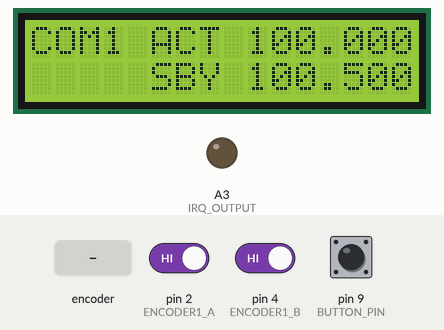
Recording of a sketch running on a simulated Arduino Uno, built with avr-gcc and run on an emulated ATmega328P. Shown: 16×2 character LCD, output pins drawn as LEDs (lit = HIGH). The test bench sets the inputs (shaded band); at power-on: pin 9 (BUTTON_PIN) HIGH, pin 2 (ENCODER1_A) HIGH, pin 4 (ENCODER1_B) HIGH. What the sketch prints to the serial monitor is not drawn.

Above: at 1.2 s.
1.3 s: rotary encoder on pin 2 (ENCODER1_A) / pin 4 (ENCODER1_B) turned 3 steps (first pin leading)
At 2.6 s:
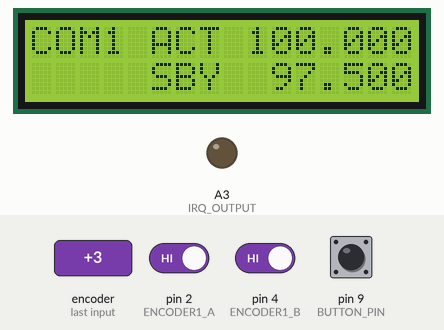
3.4 s: pin 9 (BUTTON_PIN) pulled LOW for 1 s
At 4.9 s:
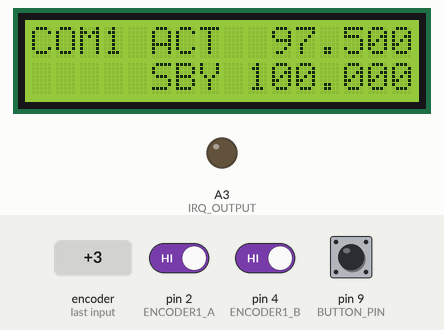
5.9 s: rotary encoder on pin 2 (ENCODER1_A) / pin 4 (ENCODER1_B) turned 1 step (first pin leading)
At 7.0 s:
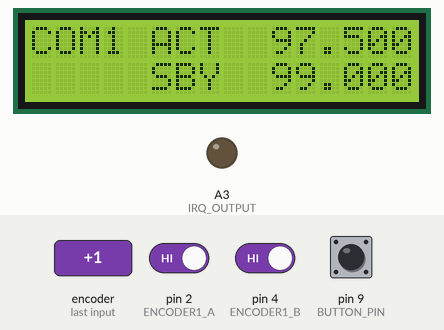
7.6 s: pin 9 (BUTTON_PIN) pulled LOW for 1 s
At 9.5 s:
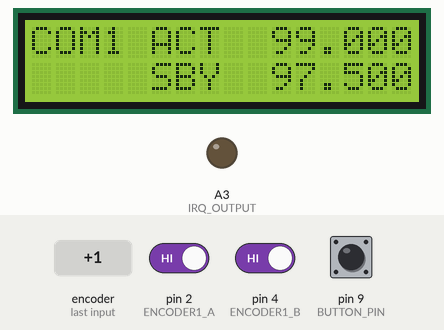
10.1 s: pin 9 (BUTTON_PIN) pulsed LOW 2 times (0.12 s each, 0.3 s apart)
At 11.6 s:
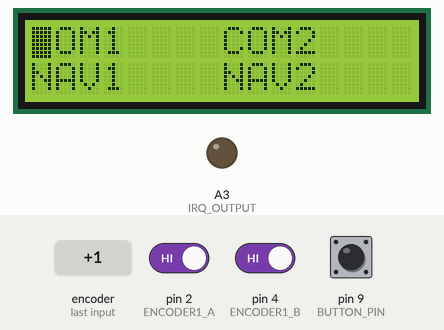
12.2 s: pin 9 (BUTTON_PIN) pulled LOW for 0.15 s
At 13.0 s:
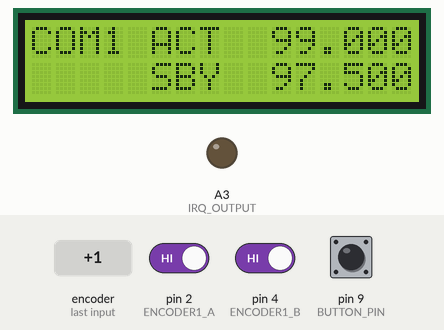
Timing chart, 0 to 14.8 s (numbered marks = the images above; inputs shaded):
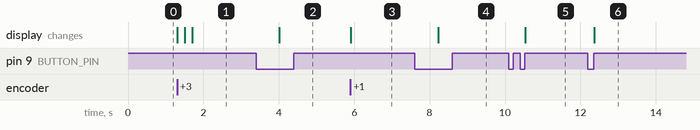

Measured:
- after the input at 1.3 s, the display: first changes at once (image 1 shows a later state)
- after the input at 3.4 s, the display: changes after 0.62 s (image 2)
- after the input at 5.9 s, the display: changes at once (image 3)
- after the input at 7.6 s, the display: changes after 0.62 s (image 4)
- after the input at 10.1 s, the display: changes after 0.43 s (image 5)
- after the input at 12.2 s, the display: changes after 0.17 s (image 6)

The sketch:

radio.ino
```cpp
/*
   ____                  _____ _           ____  _ __
  / __ \____  ___  ____ / ___/(_)___ ___  / __ \(_) /_
 / / / / __ \/ _ \/ __ \\__ \/ / __ `__ \/ /_/ / / __/
/ /_/ / /_/ /  __/ / / /__/ / / / / / / / ____/ / /_
\____/ .___/\___/_/ /_/____/_/_/ /_/ /_/_/   /_/\__/
    /_/

    https://github.com/fbcosentino/opensimpit
    Fernando Cosentino


   OpenSimPit is a set of resources for building simpits (simulation cockpits),
   for both flight simulators and space games (realistic or fantasy), using
   Arduino IDE and boards and modules from aliexpress.

   The strategy in OpenSimPit is to have a one-size-fits-all package of
   firmware/software, where the main Arduino is entirely configurable
   via PC software to match your cockpit design.

   This sketch is for a secondary Arduino board working as a radio module.
   This is not the main OpenSimPit board sketch. If that is what you're
   looking for, check the repository at github.com/fbcosentino/opensimpit.

   The radio module is designed to work specifically on an Arduino Nano.
   It should work with Arduino Uno as well (because it's the same chip),
   but no other model was tested.

   This module can be used with the following types of display:
   (Check repository for pictures)

     - 8 digits 7-segment LED displays (often sold as "tube" display),
       based on MAX7219 chips or similar. Uses 2 displays (one for active
       frequency and one for standby)

     - 16x2 characters LCD display connected via I2C adapter board. Uses a
       single display for both frequencies.

     - 16x2 characters LCD display directly connected (via RS, EN, D4-D7)
       Uses a single display for both frequencies.

  The Sketch also expects a rotary encoder with integrated push button. If using
  an encoder without push-button, then a separate button must be connnected.

  One Arduino board with this sketch works as the entire radio stack, even if
  information about just one radio is shown on display. During operation one
  of the functions below can be selected:
     - COM1
     - NAV1
     - COM2
     - NAV2

   The function can be changed at any time during operation via push-button,
   so a single radio module can control all four devices in the game/simulator.

   This board can be used as module connected to an OpenSimPit main board via I2C,
   or it can be used as a standalone radio module connected to PC via serial port.
   Check repository for connection and drivers.

   For full immersion, if the radio module is directly connected to a PC, for now
   four Arduinos can be used, each set as one function.
   The plan is to expand this Sketch to work as a full 4-radio stack, using eight
   7-segment displays or 4 LCDs with I2C adapters (direct connection not available)
   controlled via 2 rotary encoders (shared by a COM/NAV pair each).
   To connect to the OpenSimPit main board, a single Arduino must handle all the
   radio stack, which for now means sharing the display.

   To select your display of choice, uncomment the corresponding define below.
   LED 7-segment displays are default.
*/

// Uncomment define below for 2x 8 digits 7-segment display using MAX72xx chips
//#define LCD_MAX72XX

// Uncomment define below for 1x 16x2 LCD directly connected (RS, EN, D4-D7)
#define LCD16X2_DIRECT

// Uncomment the 2 defines below for 1x 16x2 LCD connected via I2C adapted board
// Second define is for adapter board I2C address
//#define LCD16X2_I2C
//#define LCD16X2_I2C_ADDR 0x27


// Minimum frequency allowed
#define RADIO_MIN_VALUE 10.0
// maximum frequency allowed
#define RADIO_MAX_VALUE 999.999


// ==============================================================
// DO NOT TOUCH BELOW THIS LINE
//
// (Unless you know what you're doing)
// ==============================================================


// If nothing was selected, select LCD_MAX72XX as default
#if (!defined(LCD_MAX72XX) && !defined(LCD16X2_DIRECT) && !defined(LCD16X2_I2C))
#define LCD_MAX72XX
#endif

#define BUTTON_PIN 9
#define IRQ_OUTPUT A3

#define LCD_MAX72XX_LOAD_PIN1 7
#define LCD_MAX72XX_LOAD_PIN2 8

#define LCD16X2_DIRECT_K A2

#define LCD16X2_I2C_SDA A0
#define LCD16X2_I2C_SCL A1

#define ENCODER1_A 2
#define ENCODER1_B 4
#define ENCODER2_A 3 // TODO
#define ENCODER2_B 5 // TODO

#define AMOUNT_COARSE   1.0
#define AMOUNT_FINE_COM 0.025
#define AMOUNT_FINE_NAV 0.05

#include <Wire.h>

#ifdef LCD_MAX72XX
#include "DigitLed72xx.h"
DigitLed72xx ledd_a = DigitLed72xx(LCD_MAX72XX_LOAD_PIN1);
DigitLed72xx ledd_s = DigitLed72xx(LCD_MAX72XX_LOAD_PIN2);
#endif

#ifdef LCD16X2_DIRECT
#include <LiquidCrystal.h>
const int rs = 12, en = 11, d4 = 7, d5 = 6, d6 = A0, d7 = A1;
LiquidCrystal lcd(rs, en, d4, d5, d6, d7);
#endif

#ifdef LCD16X2_I2C
#include "SoftWire.h"
#include "LiquidCrystal_I2C.h"
SoftWire lcd_wire(LCD16X2_I2C_SDA, LCD16X2_I2C_SCL)
LiquidCrystal_I2C lcd(LCD16X2_I2C_ADDR, 16, 2);
#endif

#define MODE_COARSE 0
#define MODE_FINE   1
#define NUM_MODES   2
int number_mode = MODE_COARSE;

#define MODE_NUMBER   0
#define MODE_FUNCTION 1
int function_mode = MODE_NUMBER;

#define FUNCTION_COM1 0
#define FUNCTION_COM2 1
#define FUNCTION_NAV1 2
#define FUNCTION_NAV2 3
#define NUM_FUNCTIONS 4
uint16_t current_function = FUNCTION_COM1;

#define IRQ_ACTIVE 1
#define IRQ_IDLE 0

typedef struct radio_values_t {
  float active;
  float standby;
  //float amount_fine;
} radio_values_t;
radio_values_t radio_values[4]; // index is current_function


//float number_active = 123.00;
//float number_standby = 124.25;
bool prev_btn = 1;
uint32_t btn_press_timer = 0; // Used to identify short press/long press click
uint32_t btn_click_timer = 0; // Used to identify single/double (short) click
uint8_t number_of_clicks = 0;


// ------------------------------------------------


void setup() {
  set_IRQ(IRQ_IDLE); // First thing
  pinMode(LCD_MAX72XX_LOAD_PIN1, INPUT_PULLUP);
  pinMode(LCD_MAX72XX_LOAD_PIN2, INPUT_PULLUP);

  for (int i = 0; i < NUM_FUNCTIONS; i++) {
    radio_values[i].active = 100.0 + i;
    radio_values[i].standby = 100.5 + i;
  }

  Serial.begin(115200);
  Serial.println("{\"msg\":\"INIT\",\"board\":\"Radio\"}");

  pinMode(ENCODER1_A, INPUT_PULLUP);
  pinMode(ENCODER1_B, INPUT_PULLUP);
  pinMode(ENCODER2_A, INPUT_PULLUP);
  pinMode(ENCODER2_B, INPUT_PULLUP);
  pinMode(BUTTON_PIN, INPUT_PULLUP);
  attachInterrupt(digitalPinToInterrupt(ENCODER1_A), encoder1_interrupt, FALLING);
  //attachInterrupt(digitalPinToInterrupt(ENCODER2_A), encoder2_interrupt, FALLING); // TODO

  // I2C slave (to be controlled from the OpenSimpit main board)
  uint8_t i2c_addr = 0x15;

  Wire.begin(i2c_addr);
  Wire.onReceive(i2c_receive);
  Wire.onRequest(i2c_request);

  // Display setup:

  #ifdef LCD_MAX72XX
    ledd_a.begin();
    ledd_s.begin();
    ledd_a.on();
    ledd_s.on();
  #endif

  #ifdef LCD16X2_I2C
    lcd.begin(&lcd_wire);
    lcd.blink();
    lcd_clear();
    lcd_set_light(1);
  #endif

  #ifdef LCD16X2_DIRECT
    lcd.begin(16,2);
    lcd.blink();
    lcd_clear();
    lcd_set_light(1);
  #endif

  print_number_screen();

  update_display();

}


// ------------------------------------------------
// RADIO APPLICATION


void update_display() {
  lcd_write_number(0, radio_values[current_function].active);
  lcd_write_number(1, radio_values[current_function].standby);
}


void change_mode() {
  // Method below is forward compatible to more modes
  number_mode++;
  if (number_mode >= NUM_MODES) number_mode = 0;
}


void swap_numbers() {
  //Serial.print("Swapping ");
  //Serial.println(current_function);
  float tmp = radio_values[current_function].active;
  radio_values[current_function].active = radio_values[current_function].standby;
  radio_values[current_function].standby = tmp;
  update_display();
  set_IRQ(IRQ_ACTIVE);
  print_frequencies();
}


void double_click() {
    //Serial.println("double click");
    function_mode = MODE_FUNCTION;
    print_function_screen();
}

void long_click() {
  //Serial.println("long click");
  if (function_mode == MODE_FUNCTION) {
  }

  else if (function_mode == MODE_NUMBER) {
    swap_numbers();
  }
}

void short_click() {
  //Serial.println("short click");
  if (function_mode == MODE_FUNCTION) {
    // Go back to number
    function_mode = MODE_NUMBER;
    print_number_screen();
    update_display();
    number_of_clicks = 0;
  }

  else if (function_mode == MODE_NUMBER) {
    change_mode();
    if (number_of_clicks >= 2) {
      number_of_clicks = 0;
      double_click();
    }
  }
}


void loop() {
  if (Serial.available()) process_serial();

  bool btn = digitalRead(BUTTON_PIN);
  if (!btn && prev_btn) {
    // Debounce
    delay(10);
    btn = digitalRead(BUTTON_PIN);
    // If btn survived debounce (=0) -> real click
  }

  if (!btn) {
    if (prev_btn) {
      btn_press_timer = 0;
    }
    else if (btn_press_timer < 60) {
        btn_press_timer++;
        if (btn_press_timer >= 60) {
          // >= 600ms, long click, don't even wait for release
          long_click();
          number_of_clicks = 0;
        }
    }
  }

  else if (!prev_btn) {
    // Just released
    if (btn_press_timer < 60) {
      // < 600ms, short click
      number_of_clicks++;
      btn_click_timer = 0;
      short_click();
    }
  }

  if (number_of_clicks > 0) {
    btn_click_timer++;
    if (btn_click_timer > 60) {
      // 600ms of silence, invalidate click counting (it was single click);
      number_of_clicks = 0;
      btn_click_timer = 0;
    }
  }


  prev_btn = btn;
  delay(10);

}


// ------------------------------------------------
// INPUT HANDLING

void encoder1_interrupt() {
  delay(1);
  bool in1 = digitalRead(ENCODER1_A);
  bool in2 = digitalRead(ENCODER1_B);

  if (in1 == 0) {
    if (in2 == 0) {
      // Forward
      dial_next(0);
    }
    else {
      // Reverse
      dial_prev(0);
    }
  }
}

void dial_next(uint8_t encoder_index) {
  if (function_mode == MODE_FUNCTION) {
      current_function++;
      if (current_function >= NUM_FUNCTIONS) current_function = 0;
      print_function_screen();
  }
  else if (function_mode == MODE_NUMBER) {
      switch (number_mode) {
        case MODE_COARSE:
          radio_values[current_function].standby += AMOUNT_COARSE;
          break;

        case MODE_FINE:
          radio_values[current_function].standby += (current_function >= 2)? AMOUNT_FINE_NAV : AMOUNT_FINE_COM;
          break;
      }
      if (radio_values[current_function].standby > RADIO_MAX_VALUE) radio_values[current_function].standby = RADIO_MAX_VALUE;
      update_display();
      set_IRQ(IRQ_ACTIVE);
      print_frequencies();
  }
}
void dial_prev(uint8_t encoder_index) {
  if (function_mode == MODE_FUNCTION) {
      if (current_function == 0) current_function = NUM_FUNCTIONS-1; else current_function--;
      print_function_screen();
  }
  else if (function_mode == MODE_NUMBER) {
      switch (number_mode) {
        case MODE_COARSE:
          radio_values[current_function].standby -= AMOUNT_COARSE;
          break;

        case MODE_FINE:
          radio_values[current_function].standby -= (current_function >= 2)? AMOUNT_FINE_NAV : AMOUNT_FINE_COM;
          break;
      }
      if (radio_values[current_function].standby < RADIO_MIN_VALUE) radio_values[current_function].standby = RADIO_MIN_VALUE;
      update_display();
      set_IRQ(IRQ_ACTIVE);
      print_frequencies();
  }
}


// ------------------------------------------------
// DISPLAY LOW LEVEL
// This section abstracts a model-independent display API


void lcd_clear() {
  #ifdef LCD_MAX72XX
    ledd_a.clear();
    ledd_s.clear();
  #endif

  #if (defined(LCD16X2_I2C) || defined(LCD16X2_DIRECT))
    lcd.clear();
  #endif
}


void lcd_set_light(bool light_on) {
  #ifdef LCD_MAX72XX
    if (light_on) {
      ledd_a.on();
      ledd_s.on();
    }
    else {
      ledd_a.off();
      ledd_s.off();
    }
  #endif

  #ifdef LCD16X2_DIRECT
    digitalWrite(LCD16X2_DIRECT_K, (light_on)?0:1);
  #endif

  #ifdef LCD16X2_I2C
    lcd.setBacklight(light_on);
  #endif
}

void lcd_write_number(uint8_t num_index, float number) {
  uint16_t part_int = floor(number);
  uint16_t part_dec = round((number - part_int)*1000);

  #ifdef LCD_MAX72XX
    DigitLed72xx *ledd;
    // using a switch to be forward compatible to more displays
    switch(num_index) {
      case 0: ledd = &ledd_a; break;
      case 1: ledd = &ledd_s; break;
    }
    unsigned long full_num = ((unsigned long)part_int)*1000 + part_dec; // Dot will be automatic
    ledd->printDigit(full_num, 0, 0);
    if (full_num < 100000) ledd->setDigit(6, 0x00);
    if (full_num <  10000) ledd->setDigit(5, 0x00);
    if (full_num <   1000) ledd->setDigit(4, 0x0b11111110); // With dot
  #endif

  #if (defined(LCD16X2_I2C) || defined(LCD16X2_DIRECT))
    lcd.setCursor(8, num_index);
    char buf[8];
    sprintf(buf, "%4d.%03d", part_int, part_dec);
    lcd.print(buf);
  #endif

}


void print_function_name(uint8_t function) {
  #ifdef LCD_MAX72XX
    if ((function == FUNCTION_COM1) || (function == FUNCTION_COM2)) {
      ledd_a.setDigit(8, 0b01000011); // 'c'
      ledd_s.setDigit(8, 0b01000011); // 'c'
    }
    else if ((function == FUNCTION_NAV1) || (function == FUNCTION_NAV2)) {
      ledd_a.setDigit(8, 0b01100010); // 'c'
      ledd_s.setDigit(8, 0b01100010); // 'c'
    }
    if ((function == FUNCTION_COM1) || (function == FUNCTION_NAV1)) {
      ledd_a.setDigit(7, 0b00000010); // '
      ledd_s.setDigit(7, 0b00000010); // '
    }
    else if ((function == FUNCTION_COM2) || (function == FUNCTION_NAV2)) {
      ledd_a.setDigit(7, 0b00100010); // ''
      ledd_s.setDigit(7, 0b00100010); // ''
    }
  #endif

  #if (defined(LCD16X2_I2C) || defined(LCD16X2_DIRECT))
    switch (function) {
      case FUNCTION_COM1: lcd.print("COM1"); break;
      case FUNCTION_COM2: lcd.print("COM2"); break;
      case FUNCTION_NAV1: lcd.print("NAV1"); break;
      case FUNCTION_NAV2: lcd.print("NAV2"); break;
    }
  #endif
}


void print_number_screen() {
  #ifdef LCD_MAX72XX
    ledd_a.clear();
    ledd_s.clear();
    print_function_name(current_function);
  #endif

  #if (defined(LCD16X2_I2C) || defined(LCD16X2_DIRECT))
    lcd.clear();
    lcd.noCursor();
    lcd.setCursor(0, 0);
    print_function_name(current_function);

    lcd.setCursor(5, 0);
    lcd.print("ACT        ");
    lcd.setCursor(5, 1);
    lcd.print("SBY        ");
  #endif
}


void print_function_screen() {
  #ifdef LCD_MAX72XX
    ledd_a.clear();
    ledd_s.clear();
    if ((current_function == FUNCTION_COM1) || (current_function == FUNCTION_COM2)) {
      ledd_a.setDigit(8, 0b01001110); // 'C'
      ledd_a.setDigit(7, 0b01111110); // 'O'
      ledd_a.setDigit(6, 0b00010101); // |"
      ledd_a.setDigit(5, 0b00010101); // |"|
    }
    else if ((current_function == FUNCTION_NAV1) || (current_function == FUNCTION_NAV2)) {
      ledd_a.setDigit(8, 0b01110110); // |"|
      ledd_a.setDigit(7, 0b01110111); // 'A'
      ledd_a.setDigit(6, 0b00111110); // 'U' -> best attempt at V
    }
    if ((current_function == FUNCTION_COM1) || (current_function == FUNCTION_NAV1)) {
      ledd_a.setDigit(1, 0b00110000); // 1
    }
    else if ((current_function == FUNCTION_COM2) || (current_function == FUNCTION_NAV2)) {
      ledd_a.setDigit(1, 0b01101101); // 2
    }
  #endif

  #if (defined(LCD16X2_I2C) || defined(LCD16X2_DIRECT))
    lcd.clear();
    lcd.cursor();

    lcd.setCursor(0, 0);
    print_function_name(FUNCTION_COM1);

    lcd.setCursor(8, 0);
    print_function_name(FUNCTION_COM2);

    lcd.setCursor(0, 1);
    print_function_name(FUNCTION_NAV1);

    lcd.setCursor(8, 1);
    print_function_name(FUNCTION_NAV2);

    switch(current_function) {
      case FUNCTION_COM1: lcd.setCursor(0, 0); break;
      case FUNCTION_COM2: lcd.setCursor(8, 0); break;
      case FUNCTION_NAV1: lcd.setCursor(0, 1); break;
      case FUNCTION_NAV2: lcd.setCursor(8, 1); break;
    }
  #endif
}


// ------------------------------------------------
// I2C HANDLING

/**
 * Sets the IRQ output to signal an OpenSimPit master board we have new data.
 */
void set_IRQ(bool active) {
  if (active) {
    // Active low
    digitalWrite(IRQ_OUTPUT, 0);
    pinMode(IRQ_OUTPUT, OUTPUT);
  }
  else {
    // Idle high
    pinMode(IRQ_OUTPUT, INPUT);
    //digitalWrite(IRQ_OUTPUT, 1);
  }
}

void i2c_receive(int num_bytes) {
  // TODO: accept frequency writing via I2C
}

void i2c_request()
{
  set_IRQ(IRQ_IDLE);
  char * radio_data_as_char = (char *)&radio_values;

  for (int i=0; i<32; i++) Wire.write(radio_data_as_char[i]);
}


// ------------------------------------------------
// SERIAL HANDLING


void print_frequencies() {
  // This function is used for PC direct connection
  // OpenSimPit main board connection uses I2C

  // Start JSON
  Serial.print("{\"rad\":{");

  // Code to output all frequencies per serial message:
  // (Uncomment if desired, but this prevents parallel modules)
  /*
  for (int i=0; i<4; i++) {
    if (i > 0) Serial.print(",");
    Serial.print("\"");
    Serial.print(i);
    Serial.print("\":[");
    Serial.print(radio_values[i].active);
    Serial.print(",");
    Serial.print(radio_values[i].standby);
    Serial.print("]");
  }
  */

  // Outputs only selected function
  Serial.print("\"");
  Serial.print(current_function);
  Serial.print("\":[");
  Serial.print(radio_values[current_function].active);
  Serial.print(",");
  Serial.print(radio_values[current_function].standby);
  Serial.print("]");

  // End JSON
  Serial.println("}}");
}


void process_serial() {
  // TODO: accept frequency writing over serial port
}
```

Source omitted: DigitLed72xx.cpp (9102 bytes), DigitLed72xx.h (8491 bytes), SoftWire.cpp (8891 bytes), SoftWire.h (8618 bytes)
